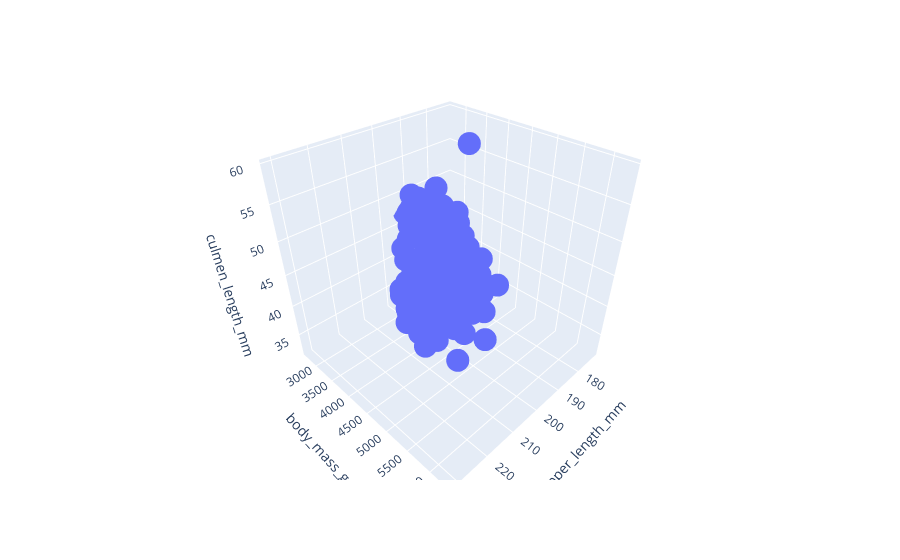

Write notebook code for a chart like this one.
### Markdown cell above
Sin emabrgo, esto puede provocar que incremente la dificultad para comprender lo que se comunica, sobre todo si se representa una variable con mayor desorden:

### Code cell
px.scatter_3d(df, x="flipper_length_mm", y="body_mass_g", z="culmen_length_mm")

### Figure 1 — Plotly figure (JSON) as saved in the notebook; plotly's stock layout.template omitted (floating-point values rounded to 4 significant figures; data arrays with more than 128 entries replaced by an {"elided": "..."} marker saying what was removed)
{"data": [{"hovertemplate": "flipper_length_mm=%{x}<br>body_mass_g=%{y}<br>culmen_length_mm=%{z}<extra></extra>", "legendgroup": "", "marker": {"color": "#636efa", "symbol": "circle"}, "mode": "markers", "name": "", "scene": "scene", "showlegend": false, "type": "scatter3d", "x": {"elided": "334 int values"}, "y": {"elided": "334 int values"}, "z": {"elided": "334 float values"}}], "layout": {"legend": {"tracegroupgap": 0}, "margin": {"t": 60}, "scene": {"domain": {"x": [0, 1], "y": [0, 1]}, "xaxis": {"title": {"text": "flipper_length_mm"}}, "yaxis": {"title": {"text": "body_mass_g"}}, "zaxis": {"title": {"text": "culmen_length_mm"}}}}}
